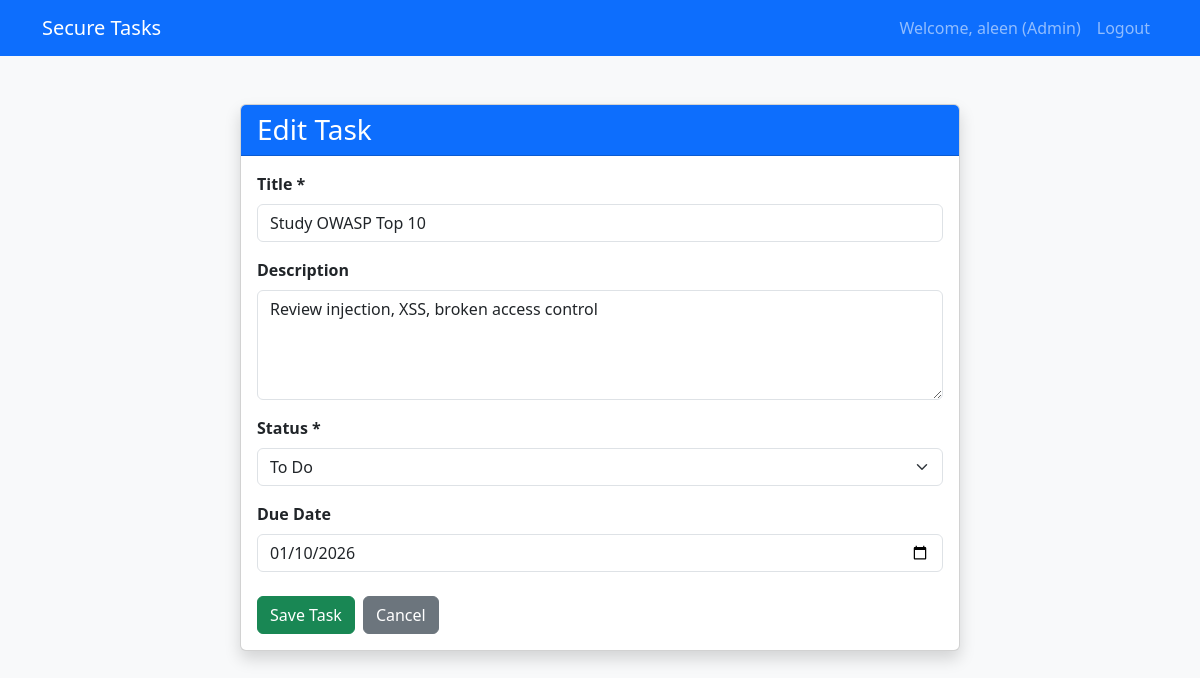
Page /tasks/2/update/ (signed in) on the committed database.
### tasks/models.py (models this page shows, shortened)
class Task(models.Model):
    title = models.CharField(max_length=200)
    description = models.TextField(blank=True, null=True)
    status = models.CharField(
        max_length=20,
        choices=[
            ('TODO', 'To Do'),
            ('IN_PROGRESS', 'In Progress'),
            ('DONE', 'Done'),
        ],
        default='TODO'
    )
    due_date = models.DateField(null=True, blank=True)
    owner = models.ForeignKey(User, on_delete=models.CASCADE, related_name='tasks')
    created_at = models.DateTimeField(auto_now_add=True)
    class Meta:
        ordering = ['-created_at']

### tasks/views.py (the view, shortened to what this page needs)
# urls.py: path('<int:pk>/update/', views.TaskUpdateView.as_view(), name='task_update'),
class TaskUpdateView(LoginRequiredMixin, UserPassesTestMixin, UpdateView):
    model = Task
    fields = ['title', 'description', 'status', 'due_date']
    template_name = 'tasks/task_form.html'
    success_url = reverse_lazy('task_list')
    def test_func(self):
        task = self.get_object()
        return self.request.user == task.owner or self.request.user.is_staff

### securetaskapp/templates/tasks/task_form.html (shortened to what this page needs)
{% extends 'base.html' %}
{% block content %}
<div class="container mt-5">
    <div class="row justify-content-center">
        <div class="col-md-8">
            <div class="card shadow">
                <div class="card-header bg-primary text-white">
                    <h3 class="mb-0">{% if form.instance.pk %}Edit Task{% else %}Create New Task{% endif %}</h3>
                </div>
                <div class="card-body">
                    <form method="post">
                        <div class="mb-3">
                            <label for="id_title" class="form-label fw-bold">Title *</label>
                            <input type="text" name="title" class="form-control" id="id_title"
                                   value="{{ form.title.value|default:'' }}" required
                                   placeholder="Enter task title">
                        </div>
                        <div class="mb-3">
                            <label for="id_description" class="form-label fw-bold">Description</label>
                            <textarea name="description" class="form-control" id="id_description"
                                      rows="4" placeholder="Enter task description">{{ form.description.value|default:'' }}</textarea>
                        </div>
                        <div class="mb-3">
                            <label for="id_status" class="form-label fw-bold">Status *</label>
                            <select name="status" class="form-select" id="id_status" required>
                                <option value="TODO" {% if form.status.value == 'TODO' or not form.status.value %}selected{% endif %}>To Do</option>
                            </select>
                        </div>
                        <div class="mb-4">
                            <label for="id_due_date" class="form-label fw-bold">Due Date</label>
                            <input type="date" name="due_date" class="form-control" id="id_due_date"
                                   value="{% if form.due_date.value %}{{ form.due_date.value|date:'Y-m-d' }}{% endif %}">
                        </div>
                        <div class="d-flex gap-2">
                            <button class="btn btn-success" type="submit">Save Task</button>
                            <a class="btn btn-secondary" href="{% url 'task_list' %}">Cancel</a>
                        </div>
                    </form>
                </div>
            </div>
        </div>
    </div>
</div>
{% endblock %}

### securetaskapp/templates/base.html (shortened to what this page needs)
<!DOCTYPE html>
<html lang="en">
<head>
    <link href="https://cdn.jsdelivr.net/npm/bootstrap@5.3.2/dist/css/bootstrap.min.css" rel="stylesheet">
</head>
<body class="bg-light">
    <nav class="navbar navbar-expand-lg navbar-dark bg-primary">
        <div class="container">
            <a class="navbar-brand" href="{% url 'task_list' %}">Secure Tasks</a>
            <div class="navbar-nav ms-auto">
                {% if user.is_authenticated %}
                    <span class="nav-item nav-link">Welcome, {{ user.username }} {% if user.is_staff %}(Admin){% endif %}</span>
                    <form method="post" action="{% url 'logout' %}" class="d-inline">
                        <button type="submit" class="nav-link btn btn-link" style="cursor: pointer;">Logout</button>
                    </form>
                {% else %}
                    <a class="nav-item nav-link" href="{% url 'login' %}">Login</a>
                    <a class="nav-item nav-link" href="{% url 'register' %}">Register</a>
                {% endif %}
            </div>
        </div>
    </nav>
    <div class="container mt-4">
        {% block content %}{% endblock %}
    </div>
</body>
</html>

### rows in the picture
Task: title "Study OWASP Top 10", description "Review injection, XSS, broken access control", status "To Do", due_date "01/10/2026"

### other values in the picture
{{ user.username }} "aleen"
